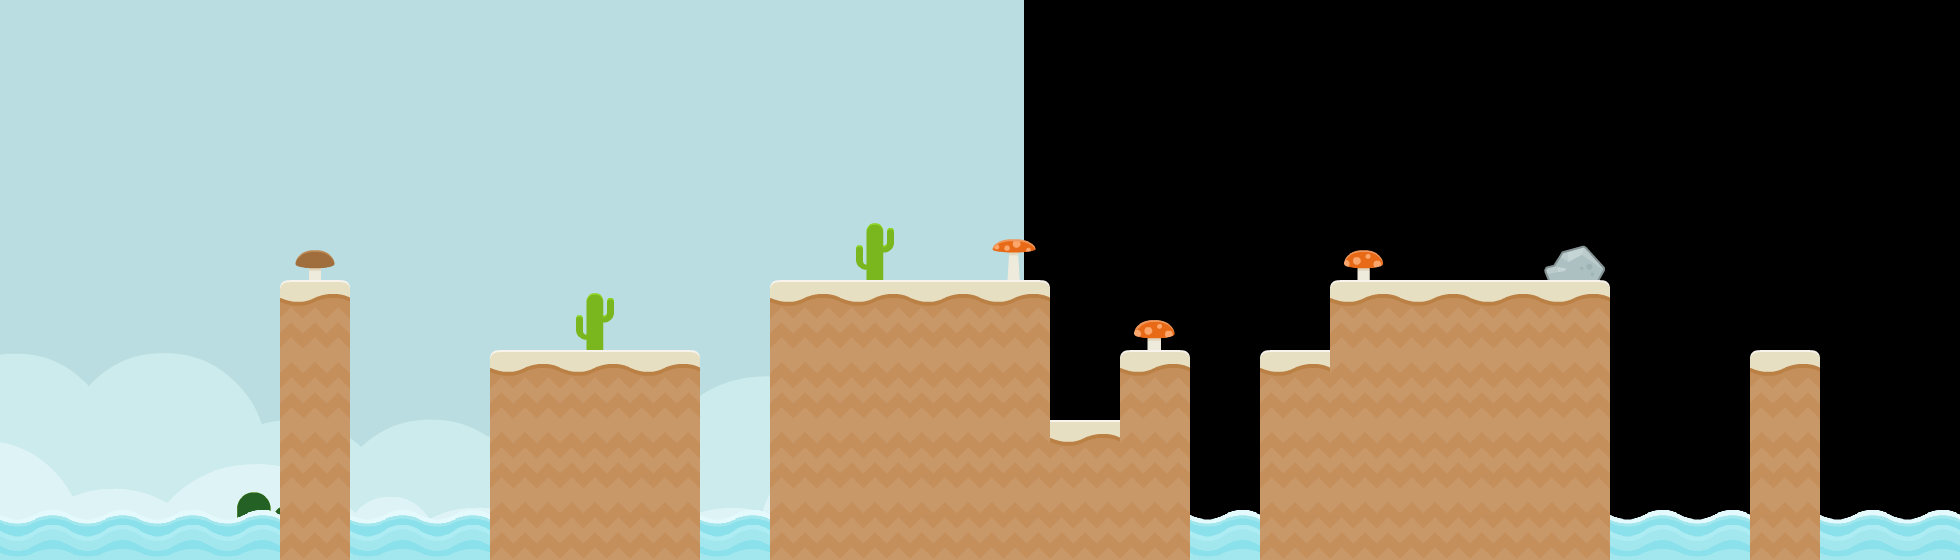

This game map was drawn from its Tiled (.tmx) file and the tilesets committed beside it. A one-line description and the trimmed map source follow:
An orthogonal 28x8 tile map with 70x70 px tiles, 3 tile layers (tiles_background, tiles_terrain, tiles_foreground), 2 image layers and 16 objects (8x SAND, 4x clickable, start, target, effect_clouds, ...).

<map version="1.0" orientation="orthogonal" renderorder="right-down" width="28" height="8" tilewidth="70" tileheight="70" nextobjectid="176">
 <properties>
  <property name="blocks" value="stone_1x2_triangle_left,stone_square_small_triangle_left" />
  <property name="music" value="swinging_level" />
 </properties>
 <tileset firstgid="1" name="tiles" tilewidth="70" tileheight="70" spacing="4" margin="2" tilecount="117">
  <image source="../../graphics/tiles.png" width="962" height="666" />
  <tile id="114">
   <animation>
    <frame tileid="114" duration="100" />
    <frame tileid="115" duration="100" />
    <frame tileid="116" duration="100" />
    <frame tileid="115" duration="100" />
   </animation>
  </tile>
 </tileset>
 <imagelayer name="background_b" x="1024" y="-300">
  <image source="../../graphics/backgrounds/colored_desert.png" />
 </imagelayer>
 <imagelayer name="background_a" y="-300">
  <image source="../../graphics/backgrounds/colored_desert.png" />
 </imagelayer>
 <layer name="tiles_background" width="30" height="8">
  <data>[240 cells, 14 non-empty, 2 distinct tile ids]</data>
 </layer>
 <layer name="tiles_terrain" width="30" height="8">
  <data>[240 cells, 56 non-empty, 5 distinct tile ids]</data>
 </layer>
 <layer name="tiles_foreground" width="30" height="8">
  <data>[240 cells, 6 non-empty, 5 distinct tile ids]</data>
 </layer>
 <objectgroup name="terrain">
  <object id="155" type="SAND" x="280" y="280">
   <polygon points="0,0 70,0 70,280 0,280" />
  </object>
  <object id="156" type="SAND" x="490" y="350">
   <polygon points="0,0 210,0 210,210 0,210" />
  </object>
  <object id="157" type="SAND" x="770" y="280">
   <polygon points="0,0 280,0 280,280 0,280" />
  </object>
  <object id="158" type="SAND" x="1050" y="420">
   <polygon points="0,0 70,0 70,140 0,140" />
  </object>
  <object id="159" type="SAND" x="1120" y="350">
   <polygon points="0,0 70,0 70,210 0,210" />
  </object>
  <object id="160" type="SAND" x="1260" y="350">
   <polygon points="0,0 70,0 70,210 0,210" />
  </object>
  <object id="162" type="SAND" x="1330" y="280">
   <polygon points="0,0 280,0 280,280 0,280" />
  </object>
  <object id="163" type="SAND" x="1750" y="350">
   <polygon points="0,0 70,0 70,210 0,210" />
  </object>
 </objectgroup>
 <objectgroup name="entities">
  <properties>
   <property name="blocks" value="wood_square_small_triangle_left,stone_square_small_triangle_left,stone_square" />
   <property name="music" value="happy_level" />
  </properties>
  <object id="4" name="start" type="start" x="910" y="210" width="70" height="70" />
  <object id="5" name="target" type="target" x="1400" y="210" width="70" height="70" />
  <object id="172" type="clickable" x="297.5" y="245" width="35" height="35">
   <properties>
    <property name="effect" value="mushroom_brown" />
   </properties>
  </object>
  <object id="173" type="clickable" x="997.5" y="227.5" width="35" height="35">
   <properties>
    <property name="effect" value="mushroom_red" />
   </properties>
  </object>
  <object id="174" type="clickable" x="1137.5" y="315" width="35" height="35">
   <properties>
    <property name="effect" value="mushroom_red" />
   </properties>
  </object>
  <object id="175" type="clickable" x="1347.5" y="245" width="35" height="35">
   <properties>
    <property name="effect" value="mushroom_red" />
   </properties>
  </object>
 </objectgroup>
 <objectgroup name="background_effects">
  <object id="11" type="effect_clouds" x="350" y="0" width="1540" height="140" />
 </objectgroup>
 <objectgroup name="foreground_effects" />
 <objectgroup name="npc">
  <object id="135" type="flier" x="980" y="192.5" width="350" height="140">
   <properties>
    <property name="skin" value="fly" />
   </properties>
  </object>
 </objectgroup>
</map>
